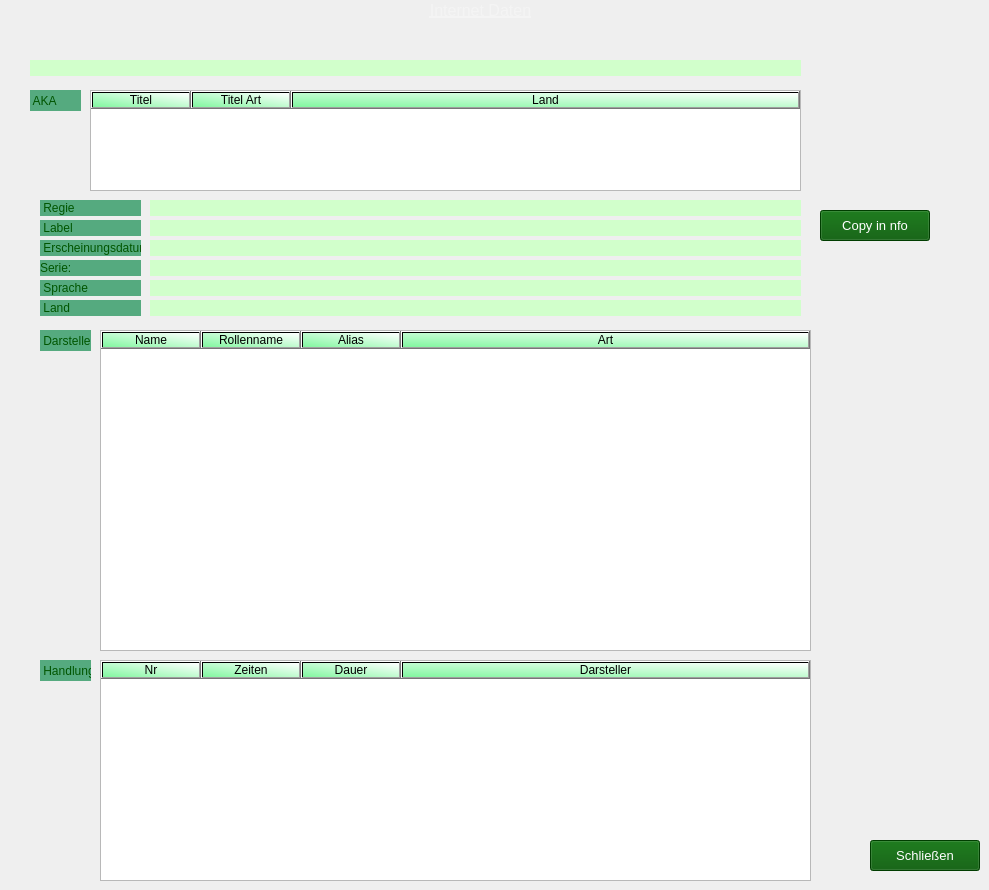
      <widget class="QWidget" name="internet">
       <widget class="QLabel" name="lbl_INTLogo">
        <property name="enabled">
         <bool>true</bool>
        </property>
        <property name="geometry">
         <rect>
          <x>830</x>
          <y>80</y>
          <width>91</width>
          <height>81</height>
         </rect>
        </property>
        <property name="font">
         <font>
          <pointsize>12</pointsize>
          <underline>true</underline>
         </font>
        </property>
        <property name="styleSheet">
         <string notr="true">color: rgb(244, 244, 244);</string>
        </property>
        <property name="text">
         <string/>
        </property>
        <property name="scaledContents">
         <bool>true</bool>
        </property>
        <property name="alignment">
         <set>Qt::AlignCenter</set>
        </property>
       </widget>
       <widget class="QPushButton" name="Btn_back">
        <property name="geometry">
         <rect>
          <x>870</x>
          <y>840</y>
          <width>110</width>
          <height>31</height>
         </rect>
        </property>
        <property name="font">
         <font>
          <pointsize>10</pointsize>
         </font>
        </property>
        <property name="styleSheet">
         <string notr="true">color: rgb(255, 255, 255);
background-color:rgb(0, 85, 0)</string>
        </property>
        <property name="text">
         <string>Schließen</string>
        </property>
       </widget>
       <widget class="QLabel" name="lbl_INT_Regie">
        <property name="geometry">
         <rect>
          <x>40</x>
          <y>200</y>
          <width>101</width>
          <height>16</height>
         </rect>
        </property>
        <property name="styleSheet">
         <string notr="true">background-color: rgb(85, 170, 127);
color: rgb(0, 85, 0);</string>
        </property>
        <property name="text">
         <string> Regie</string>
        </property>
       </widget>
       <widget class="QLabel" name="lbl_INTName">
        <property name="geometry">
         <rect>
          <x>30</x>
          <y>60</y>
          <width>771</width>
          <height>16</height>
         </rect>
        </property>
        <property name="styleSheet">
         <string notr="true">background-color: rgb(209, 255, 203);
color: rgb(0, 85, 0);</string>
        </property>
        <property name="text">
         <string/>
        </property>
       </widget>
       <widget class="QLabel" name="lbl_INT_Label">
        <property name="geometry">
         <rect>
          <x>40</x>
          <y>220</y>
          <width>101</width>
          <height>16</height>
         </rect>
        </property>
        <property name="styleSheet">
         <string notr="true">background-color: rgb(85, 170, 127);
color: rgb(0, 85, 0);</string>
        </property>
        <property name="text">
         <string> Label</string>
        </property>
       </widget>
       <widget class="QTableWidget" name="tbl_INTAKA">
        <property name="geometry">
         <rect>
          <x>90</x>
          <y>90</y>
          <width>711</width>
          <height>101</height>
         </rect>
        </property>
        <property name="styleSheet">
         <string notr="true">QHeaderView::section {background-color: qlineargradient(x1: 0, y1: 1, x2:1 , y2: 0,stop: 0  #81F79F, stop: 1 white);}
QTableWidget::item {background-color: rgb(209, 255, 203);color: rgb(0, 85, 0);}
</string>
        </property>
        <property name="rowCount">
         <number>0</number>
        </property>
        <property name="columnCount">
         <number>3</number>
        </property>
        <attribute name="horizontalHeaderStretchLastSection">
         <bool>true</bool>
        </attribute>
        <column>
         <property name="text">
          <string>Titel</string>
         </property>
        </column>
        <column>
         <property name="text">
          <string>Titel Art</string>
         </property>
        </column>
        <column>
         <property name="text">
          <string>Land</string>
         </property>
        </column>
       </widget>
       <widget class="QLabel" name="lbl_INT_AKA">
        <property name="geometry">
         <rect>
          <x>30</x>
          <y>90</y>
          <width>51</width>
          <height>21</height>
         </rect>
        </property>
        <property name="styleSheet">
         <string notr="true">background-color: rgb(85, 170, 127);
color: rgb(0, 85, 0);</string>
        </property>
        <property name="text">
         <string> AKA</string>
        </property>
       </widget>
       <widget class="QLabel" name="lbl_INT_Darsteller">
        <property name="geometry">
         <rect>
          <x>40</x>
          <y>330</y>
          <width>51</width>
          <height>21</height>
         </rect>
        </property>
        <property name="styleSheet">
         <string notr="true">background-color: rgb(85, 170, 127);
color: rgb(0, 85, 0);</string>
        </property>
        <property name="text">
         <string> Darsteller</string>
        </property>
       </widget>
       <widget class="QLabel" name="lbl_INT_Handlung">
        <property name="geometry">
         <rect>
          <x>40</x>
          <y>660</y>
          <width>51</width>
          <height>21</height>
         </rect>
        </property>
        <property name="styleSheet">
         <string notr="true">background-color: rgb(85, 170, 127);
color: rgb(0, 85, 0);</string>
        </property>
        <property name="text">
         <string> Handlung</string>
        </property>
       </widget>
       <widget class="QTableWidget" name="tbl_INTDarsteller">
        <property name="geometry">
         <rect>
          <x>100</x>
          <y>330</y>
          <width>711</width>
          <height>321</height>
         </rect>
        </property>
        <property name="styleSheet">
         <string notr="true">QHeaderView::section {background-color: qlineargradient(x1: 0, y1: 1, x2:1 , y2: 0,stop: 0  #81F79F, stop: 1 white);}
QTableWidget::item {background-color: rgb(209, 255, 203);color: rgb(0, 85, 0);}</string>
        </property>
        <property name="columnCount">
         <number>4</number>
        </property>
        <attribute name="horizontalHeaderStretchLastSection">
         <bool>true</bool>
        </attribute>
        <column>
         <property name="text">
          <string>Name</string>
         </property>
        </column>
        <column>
         <property name="text">
          <string>Rollenname</string>
         </property>
        </column>
        <column>
         <property name="text">
          <string>Alias</string>
         </property>
        </column>
        <column>
         <property name="text">
          <string>Art</string>
         </property>
        </column>
       </widget>
       <widget class="QTableWidget" name="tbl_INTHandlung">
        <property name="geometry">
         <rect>
          <x>100</x>
          <y>660</y>
          <width>711</width>
          <height>221</height>
         </rect>
        </property>
        <property name="styleSheet">
         <string notr="true">QHeaderView::section {background-color: qlineargradient(x1: 0, y1: 1, x2:1 , y2: 0,stop: 0  #81F79F, stop: 1 white);}
QTableWidget::item {background-color: rgb(209, 255, 203);color: rgb(0, 85, 0);}</string>
        </property>
        <property name="columnCount">
         <number>4</number>
        </property>
        <attribute name="horizontalHeaderStretchLastSection">
         <bool>true</bool>
        </attribute>
        <column>
         <property name="text">
          <string>Nr</string>
         </property>
        </column>
        <column>
         <property name="text">
          <string>Zeiten</string>
         </property>
        </column>
        <column>
         <property name="text">
          <string>Dauer</string>
         </property>
        </column>
        <column>
         <property name="text">
          <string>Darsteller</string>
         </property>
        </column>
       </widget>
       <widget class="QLabel" name="lbl_INT_Datum">
        <property name="geometry">
         <rect>
          <x>40</x>
          <y>240</y>
          <width>101</width>
          <height>16</height>
         </rect>
        </property>
        <property name="styleSheet">
         <string notr="true">background-color: rgb(85, 170, 127);
color: rgb(0, 85, 0);</string>
        </property>
        <property name="text">
         <string> Erscheinungsdatum</string>
        </property>
       </widget>
       <widget class="QLabel" name="lbl_INTDatum">
        <property name="geometry">
         <rect>
          <x>150</x>
          <y>240</y>
          <width>651</width>
          <height>16</height>
         </rect>
        </property>
        <property name="styleSheet">
         <string notr="true">background-color: rgb(209, 255, 203);
color: rgb(0, 85, 0);</string>
        </property>
        <property name="text">
         <string/>
        </property>
       </widget>
       <widget class="QLabel" name="lbl_INTRegie">
        <property name="geometry">
         <rect>
          <x>150</x>
          <y>200</y>
          <width>651</width>
          <height>16</height>
         </rect>
        </property>
        <property name="styleSheet">
         <string notr="true">background-color: rgb(209, 255, 203);
color: rgb(0, 85, 0);</string>
        </property>
        <property name="text">
         <string/>
        </property>
       </widget>
       <widget class="QLabel" name="lbl_INTLabel">
        <property name="geometry">
         <rect>
          <x>150</x>
          <y>220</y>
          <width>651</width>
          <height>16</height>
         </rect>
        </property>
        <property name="styleSheet">
         <string notr="true">background-color: rgb(209, 255, 203);
color: rgb(0, 85, 0);</string>
        </property>
        <property name="text">
         <string/>
        </property>
       </widget>
       <widget class="QPushButton" name="Btn_set_nfo_mask">
        <property name="enabled">
         <bool>true</bool>
        </property>
        <property name="geometry">
         <rect>
          <x>820</x>
          <y>210</y>
          <width>110</width>
          <height>31</height>
         </rect>
        </property>
        <property name="font">
         <font>
          <pointsize>10</pointsize>
         </font>
        </property>
        <property name="styleSheet">
         <string notr="true">color: rgb(255, 255, 255);
background-color:rgb(0, 85, 0)</string>
        </property>
        <property name="text">
         <string>Copy in nfo</string>
        </property>
       </widget>
       <widget class="QLabel" name="lbl_INT_Sprache">
        <property name="geometry">
         <rect>
          <x>40</x>
          <y>280</y>
          <width>101</width>
          <height>16</height>
         </rect>
        </property>
        <property name="styleSheet">
         <string notr="true">background-color: rgb(85, 170, 127);
color: rgb(0, 85, 0);</string>
        </property>
        <property name="text">
         <string> Sprache</string>
        </property>
       </widget>
       <widget class="QLabel" name="lbl_INTSprache">
        <property name="geometry">
         <rect>
          <x>150</x>
          <y>280</y>
          <width>651</width>
          <height>16</height>
         </rect>
        </property>
        <property name="styleSheet">
         <string notr="true">background-color: rgb(209, 255, 203);
color: rgb(0, 85, 0);</string>
        </property>
        <property name="text">
         <string/>
        </property>
       </widget>
       <widget class="QLabel" name="lbl_INT_Land">
        <property name="geometry">
         <rect>
          <x>40</x>
          <y>300</y>
          <width>101</width>
          <height>16</height>
         </rect>
        </property>
        <property name="styleSheet">
         <string notr="true">background-color: rgb(85, 170, 127);
color: rgb(0, 85, 0);</string>
        </property>
        <property name="text">
         <string> Land</string>
        </property>
       </widget>
       <widget class="QLabel" name="lbl_INTLand">
        <property name="geometry">
         <rect>
          <x>150</x>
          <y>300</y>
          <width>651</width>
          <height>16</height>
         </rect>
        </property>
        <property name="styleSheet">
         <string notr="true">background-color: rgb(209, 255, 203);
color: rgb(0, 85, 0);</string>
        </property>
        <property name="text">
         <string/>
        </property>
       </widget>
       <widget class="QLabel" name="lbl_INT_Serie">
        <property name="geometry">
         <rect>
          <x>40</x>
          <y>260</y>
          <width>101</width>
          <height>16</height>
         </rect>
        </property>
        <property name="styleSheet">
         <string notr="true">background-color: rgb(85, 170, 127);
color: rgb(0, 85, 0);</string>
        </property>
        <property name="text">
         <string>Serie:</string>
        </property>
       </widget>
       <widget class="QLabel" name="lbl_INTSerie">
        <property name="geometry">
         <rect>
          <x>150</x>
          <y>260</y>
          <width>651</width>
          <height>16</height>
         </rect>
        </property>
        <property name="styleSheet">
         <string notr="true">background-color: rgb(209, 255, 203);
color: rgb(0, 85, 0);</string>
        </property>
        <property name="text">
         <string/>
        </property>
       </widget>
       <widget class="QLabel" name="lblDateiInfo_2">
        <property name="geometry">
         <rect>
          <x>420</x>
          <y>0</y>
          <width>121</width>
          <height>20</height>
         </rect>
        </property>
        <property name="font">
         <font>
          <pointsize>12</pointsize>
          <underline>true</underline>
         </font>
        </property>
        <property name="styleSheet">
         <string notr="true">color: rgb(244, 244, 244);</string>
        </property>
        <property name="text">
         <string>Internet Daten</string>
        </property>
        <property name="alignment">
         <set>Qt::AlignCenter</set>
        </property>
       </widget>
      </widget>
